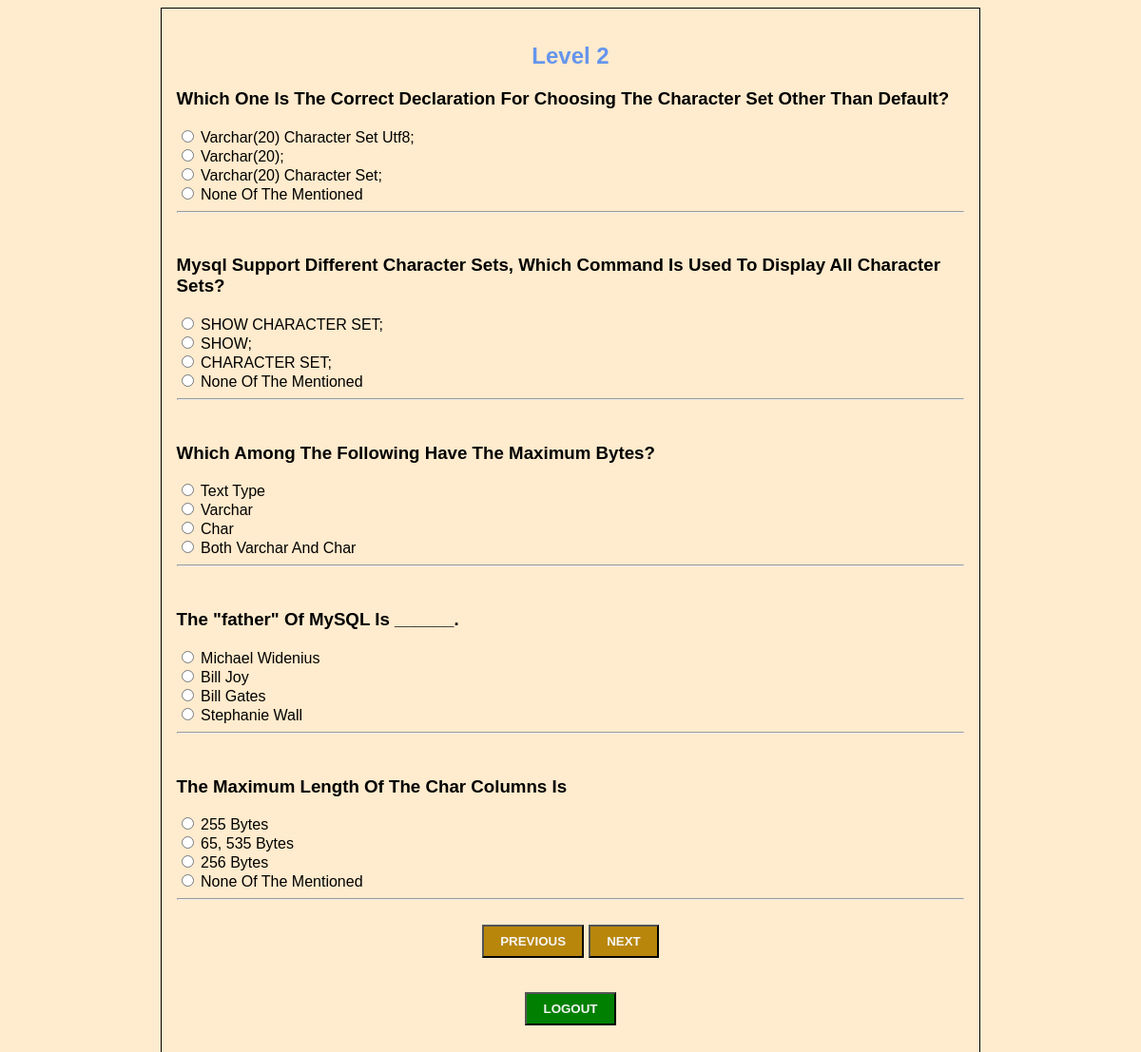
/QuizWebApp/level2.php, run on the app's committed database.
### tables this page shows
CREATE TABLE `level2` (
  `qid` int(250) NOT NULL,
  `question` varchar(250) NOT NULL,
  `ans_id` int(250) NOT NULL
);

CREATE TABLE `answers` (
  `aid` int(250) NOT NULL,
  `answer` varchar(250) NOT NULL,
  `ans_id` int(250) NOT NULL
);

### QuizWebApp/level2.php (the view, shortened to what this page needs)
<?php
    $con = mysqli_connect('localhost','root');
    mysqli_select_db($con,'quizdbase');
?>
<!DOCTYPE html>
<html>
<head>
    <link rel="stylesheet" type="text/css" href="l1.css?<?php echo time(); ?>">
    <link rel="stylesheet" type="text/css" href="mystylemob.css?<?php echo time(); ?>" />
</head>
<body>
    <section>
        <div class="l1">
            <div class="l1t">
                <h1>Level 2</h1>
            </div>
            <div style="">
            <form action="level2.php" method="POST">
                <?php
                $qq = "select * from level2 order by rand() ";
                $qry1 = mysqli_query($con,$qq);
                while($rows = mysqli_fetch_array($qry1))
                {?>
                    <div class="card">
                        <h3 class="cardheader">
                            <?php echo $rows['question']; ?>
                        </h3>
                    </div>
                    <?php
                    $qq2 = "select * from answers where ans_id= {$rows['qid']} ";
                    $qry2 = mysqli_query($con,$qq2);
                    while($rows = mysqli_fetch_array($qry2))
                    {?>
                        <div class="card">
                            <input type="radio" name="check[<?php echo $rows['ans_id']; ?>]" value="<?php echo $rows['aid']; ?>" />
                            <?php echo $rows['answer']; ?>
                        </div>
                    <?php
                    }
                    ?>
                    <hr /><br />
                <?php
                }
                ?>
                <div class="buttons">
                    <button type="submit" name="previous" class="logb b2">previous</button>
                    <button type="submit" name="next" class="logb b2">next</button>
                </div>
                <br /><br />
                <div class="buttons">
                    <button type="submit" name="logout" class="logbut">logout</button>
                </div>
                <br />
            </form>
            </div>
        </div>
    </section>
</body>
</html>

### QuizWebApp/l1.css (style rules this page uses)
body { background-color: rgb(255, 235, 205); font-family: 'Trebuchet MS', 'Lucida Sans Unicode', 'Lucida Grande', 'Lucida Sans', Arial, sans-serif; }
.l1 { margin:auto; width: 70%; padding: 1em; border: 1px black solid; }
.l1t { text-align: center; font-weight: bolder; font-family: 'Lucida Sans', 'Lucida Sans Regular', 'Lucida Grande', 'Lucida Sans Unicode', Geneva, Verdana, sans-serif; color: cornflowerblue; }
.buttons { text-align: center; }
.logb { background-color: darkgoldenrod; color: whitesmoke; text-transform: uppercase; font-weight: bold; padding: .6em 1.3em; }
.logbut { color: whitesmoke; background-color: green; text-transform: uppercase; font-weight: 700; padding: .6em 1.3em; }

### data on the page
level2: question "Which One Is The Correct Declaration For Choosing The Character Set Other Than Default?"
answers: answer "Varchar(20) Character Set Utf8;"
answers: answer "Varchar(20);"
answers: answer "Varchar(20) Character Set;"
answers: answer "None Of The Mentioned"
level2: question "Mysql Support Different Character Sets, Which Command Is Used To Display All Character Sets?"
answers: answer "SHOW CHARACTER SET;"
answers: answer "SHOW;"
answers: answer "CHARACTER SET;"
answers: answer "None Of The Mentioned"
level2: question "Which Among The Following Have The Maximum Bytes?"
answers: answer "Text Type"
answers: answer "Varchar"
answers: answer "Char"
answers: answer "Both Varchar And Char"
level2: question "The \"father\" Of MySQL Is ______."
answers: answer "Michael Widenius"
answers: answer "Bill Joy"
answers: answer "Bill Gates"
answers: answer "Stephanie Wall"
level2: question "The Maximum Length Of The Char Columns Is"
answers: answer "255 Bytes"
answers: answer "65, 535 Bytes"
answers: answer "256 Bytes"
answers: answer "None Of The Mentioned"
